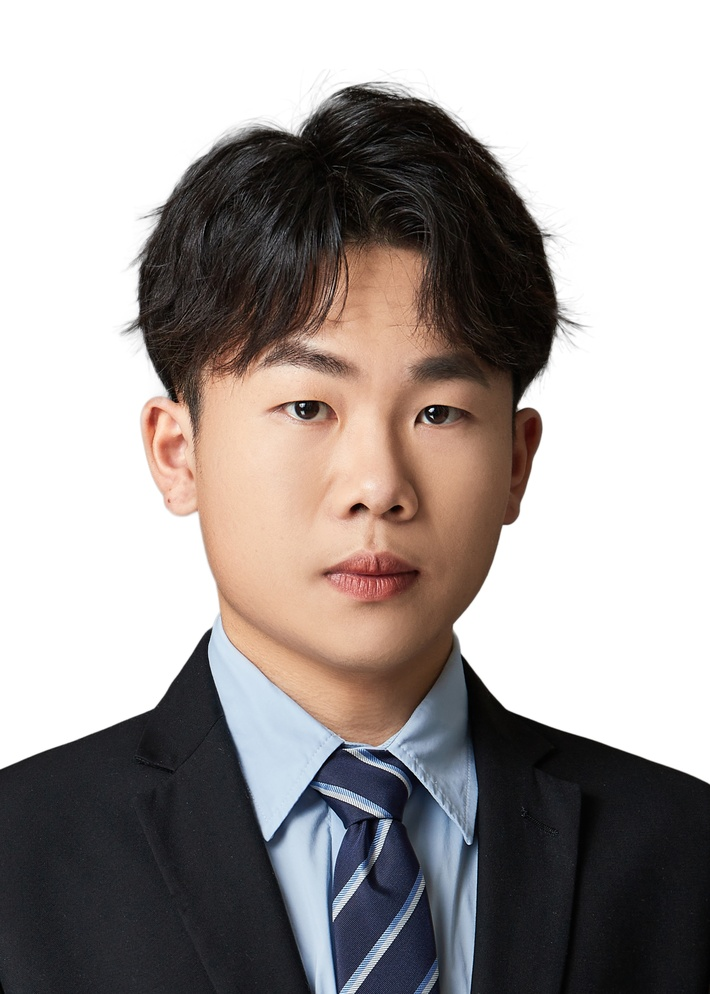
#> input picture id_photos/Guangyi_Liu.jpg, 710 x 994 px, shrunk from 2704 x 3786 before the run; its folder holds 4 pictures in this run
$ python edit_photo.py
#> lines starting #> are read from the running program, lines starting #| are printed output that depends on the picture
import os
from PIL import Image
import shutil

def crop_to_ratio(image_path, output_path, target_ratio=1.5):
    """
    Crop an image to the target ratio (width:height = 1:1.5)
    Args:
        image_path: Path to the input image
        output_path: Path to save the output image
        target_ratio: Desired height-to-width ratio (default 1.5)
    """
    # Open the image
    img = Image.open(image_path)
    width, height = img.size

    # Calculate current ratio (height/width)
    current_ratio = height / width

    if current_ratio > target_ratio:
        # Image is too tall, crop height
        new_height = int(width * target_ratio)
        # Crop from the center
        top = (height - new_height) // 2
        bottom = top + new_height
        img_cropped = img.crop((0, top, width, bottom))
    else:
        # Image is too wide, crop width
        new_width = int(height / target_ratio)
        # Crop from the center
        left = (width - new_width) // 2
        right = left + new_width
        img_cropped = img.crop((left, 0, right, height))

    # Save the cropped image
    img_cropped.save(output_path)
    print(f"Cropped {os.path.basename(image_path)} to 1:1.5 ratio")

def process_directory(input_dir, output_dir):
    """
    Process all images in a directory
    Args:
        input_dir: Directory containing input images
        output_dir: Directory to save cropped images
    """
#> called with input_dir = 'id_photos', output_dir = 'id_photos_cropped'
    # Create output directory if it doesn't exist
    if not os.path.exists(output_dir):
        os.makedirs(output_dir)

    # Process each file in the input directory
    for filename in os.listdir(input_dir):
        input_path = os.path.join(input_dir, filename)
        output_path = os.path.join(output_dir, filename)

        # Skip directories and non-image files
        if os.path.isdir(input_path):
            continue

        # Check if file is an image
        try:
            with Image.open(input_path) as img:
                # Process the image
#> img is the input picture: PIL image 710x994 RGB; mean R, G, B 163, 156.5, 154.5
                crop_to_ratio(input_path, output_path)
#> in crop_to_ratio, `img_cropped = img.crop((left, 0, right, height))`:
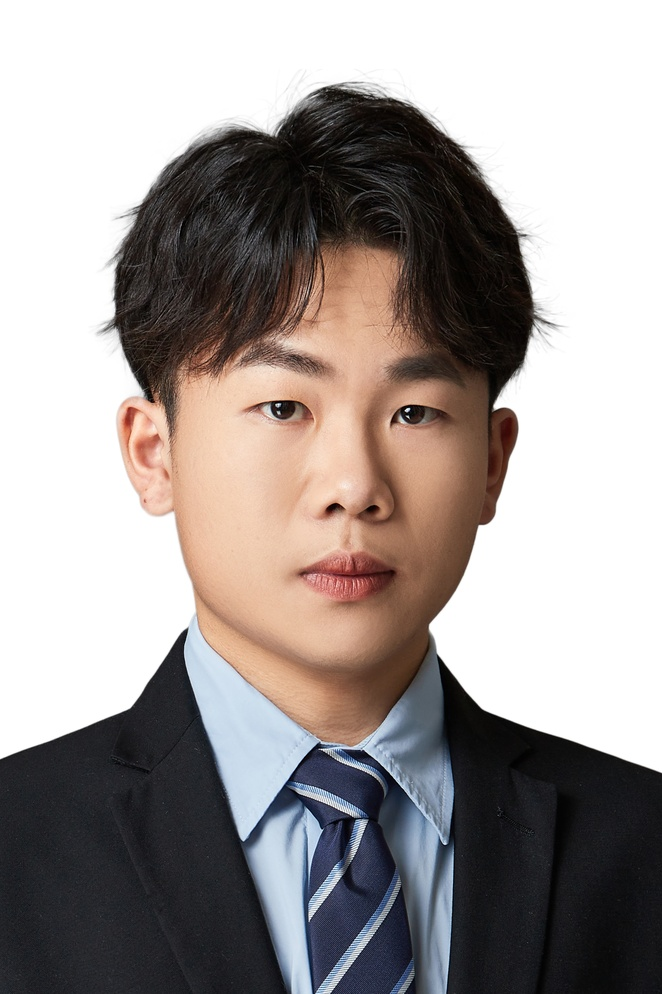
#> img_cropped: PIL image 662x994 RGB; mean R, G, B 160.1, 153, 150.9
        except (IOError, OSError):
            print(f"Skipping {filename} - not a valid image file")
#> pass 2 of the loop in process_directory, `for filename in os.listdir(input_dir):`:
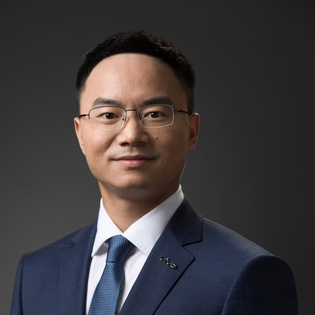
#> input picture id_photos/Guanjing_Xiong.jpg, 315 x 315 px, shrunk from 1200 x 1200 before the run
#> in process_directory, img is the input picture: PIL image 315x315 RGB; mean R, G, B 63.6, 59.8, 61.6
#> in crop_to_ratio (call 2), `img_cropped = img.crop((left, 0, right, height))`:
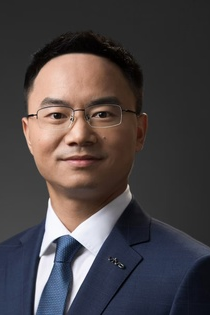
#> img_cropped: PIL image 210x315 RGB; mean R, G, B 73.8, 67.7, 69.3
#> pass 3 of the loop in process_directory, `for filename in os.listdir(input_dir):`:
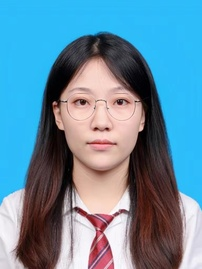
#> input picture id_photos/Han_Xiao.jpeg, 202 x 269 px, shrunk from 768 x 1024 before the run
#> in process_directory, img is the input picture: PIL image 202x269 RGB; mean R, G, B 99.7, 139.2, 161.4
#> in crop_to_ratio (call 3), `img_cropped = img.crop((left, 0, right, height))`:
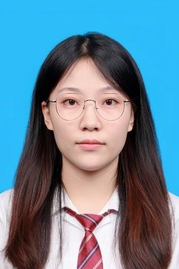
#> img_cropped: PIL image 179x269 RGB; mean R, G, B 100.7, 131.7, 150.6
#> the loop made 4 passes; the first 3 are shown

if __name__ == "__main__":
    input_directory = "id_photos"
    output_directory = "id_photos_cropped"

    # Process all images
    process_directory(input_directory, output_directory)

    # Option to replace original files
    replace = input("Replace original files with cropped versions? (y/n): ")
#> the answer given: y
    if replace.lower() == 'y':
        for filename in os.listdir(output_directory):
            cropped_path = os.path.join(output_directory, filename)
            original_path = os.path.join(input_directory, filename)
            shutil.copy2(cropped_path, original_path)
#> pass 2 of the loop `for filename in os.listdir(output_directory):`:
#> pass 3 of the loop `for filename in os.listdir(output_directory):`:
#> the loop made 4 passes; the first 3 are shown
        print("Original files have been replaced with cropped versions.")

    print("Done!")
